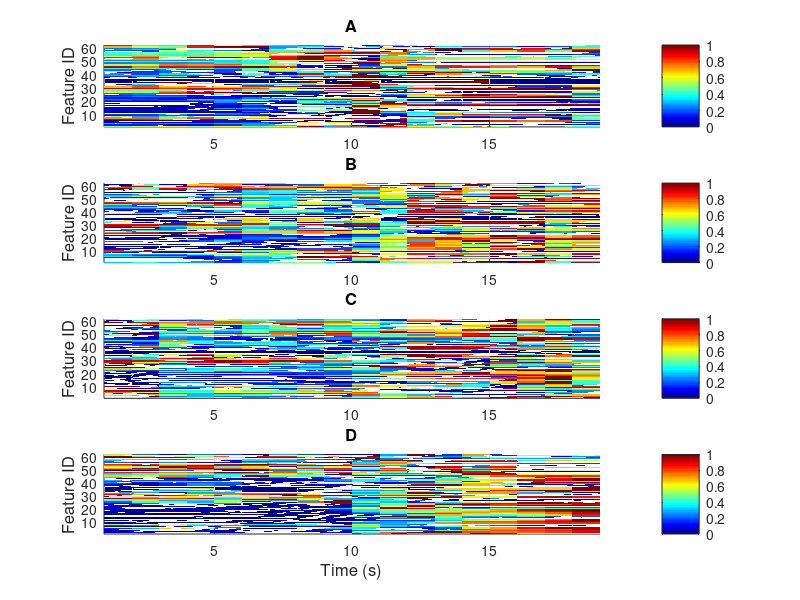

MATLAB code for this plot:
close all;clear all;clc
addpath('.\demoFV\');
addpath(genpath('.\utilities'));
%% load
load('Fv_A'); FvA = Fv;
load('Fv_B'); FvB = Fv;
load('Fv_C'); FvC = Fv;
load('Fv_D'); FvD = Fv;

% map into [0 - 1]
FvA_norm = normalize(FvA,2,'range'); 
FvB_norm = normalize(FvB,2,'range');
FvC_norm = normalize(FvC,2,'range');
FvD_norm = normalize(FvD,2,'range');

% z-score, ie, mean=0, std=1 
% FvA_norm = normalize(FvA,2); 
% FvB_norm = normalize(FvB,2);
% FvC_norm = normalize(FvC,2);
% FvD_norm = normalize(FvD,2);

%% Plot the AVG 12-s EEG
X = 1:19; % sec
Y = 1:62;
[XX,YY] = meshgrid(X,Y);

figure 
fsize = 12;
subplot(411)  
    surf(XX,YY,FvA_norm,'EdgeColor','none');   
    axis xy; 
    axis tight; 
    colormap(jet); 
    view(0,90);
    colorbar 
    ylabel('Feature ID','FontSize',fsize);
    title('A','FontSize',fsize)
subplot(412)  
    surf(XX,YY,FvB_norm,'EdgeColor','none');   
    axis xy; 
    axis tight; 
    colormap(jet); 
    view(0,90);
    colorbar 
    ylabel('Feature ID','FontSize',fsize);
    title('B','FontSize',fsize)
subplot(413)  
    surf(XX,YY,FvC_norm,'EdgeColor','none');   
    axis xy; 
    axis tight; 
    colormap(jet); 
    view(0,90);
    colorbar 
    ylabel('Feature ID','FontSize',fsize);
    title('C','FontSize',fsize)
subplot(414)  
    surf(XX,YY,FvD_norm,'EdgeColor','none');   
    axis xy; 
    axis tight; 
    colormap(jet); 
    view(0,90);
    colorbar 
    xlabel('Time (s)','FontSize',fsize);
    ylabel('Feature ID','FontSize',fsize);
    title('D','FontSize',fsize)